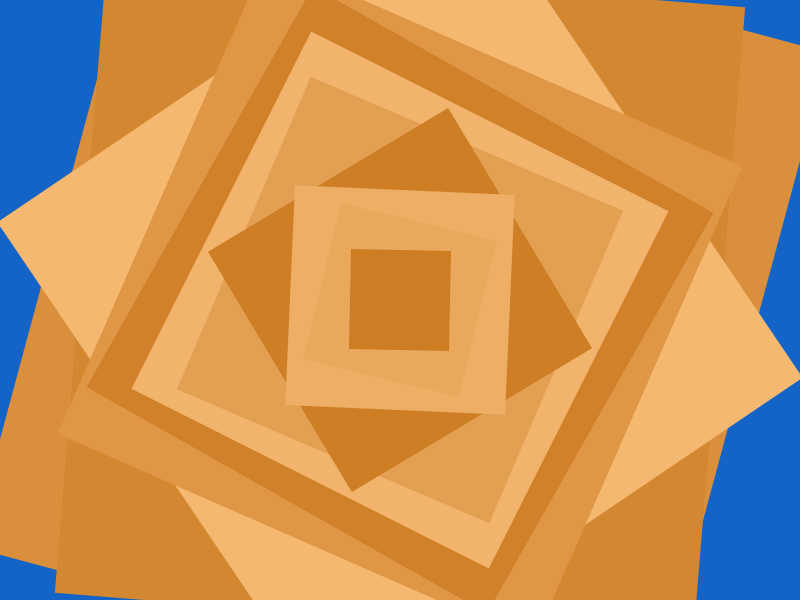
Frame 1 (no input)
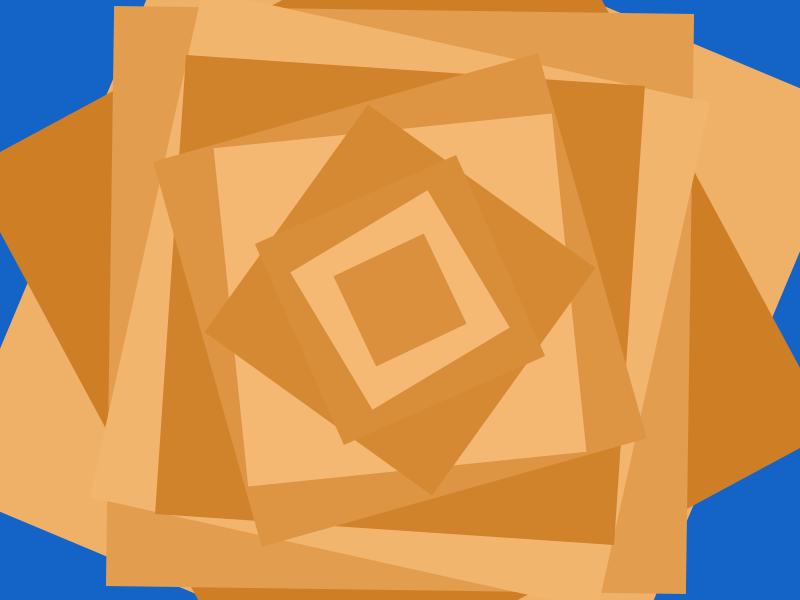
Frame 60 (no input)
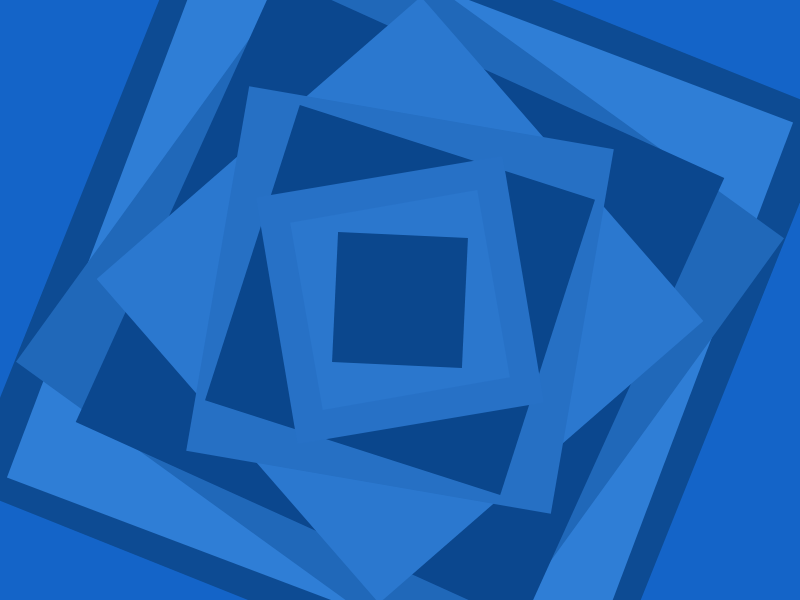
Frame 120 (the mouse pressed at the canvas centre since frame 60)

The p5.js sketch that drew these frames (run headless with seeded random() and noise() and a simulated clock; from frame 60 on, the mouse is pressed at the canvas centre):

// p5.js sketch
// ── sketch.js
let rot = 0;
let sqSize, sqX, sqY;

function setup() {
    createCanvas(800, 600);
    // colorMode(HSB);
    sqX = width / 2;
    sqY = height / 2;
    sqSize = 100;
    noStroke();
}

function draw() {
    background(20, 100, 200);

    for (let i = 20; i >= 0; i--) {

        let number = 21 - i;

        if (
            (mouseY < height / 2 && number % 2 == 1) ||
            (mouseY >= height / 2 && number % 2 == 0)
        ) {

            push();

            translate(width / 2, height / 2);

            rotate(sin(frameCount * 0.01 + i) * 2);
            
            let r = 30 + cos(frameCount * 0.02 + i) * 20;
            let g = 100 + cos(frameCount * 0.02 + i) * 30;
            let b = 180 + cos(frameCount * 0.02 + i) * 40;

            if (mouseX < width / 2) {
                fill(255 - r, 255 - g, 255 - b);
            }

            if (mouseX >= width / 2) {
                fill(r, g, b);
            }

            rectMode(CENTER);
            rect(0, 0, 100 + i * 30, 100 + i * 30);

            pop();
        }
    }

    rot += 0.0001;
}
